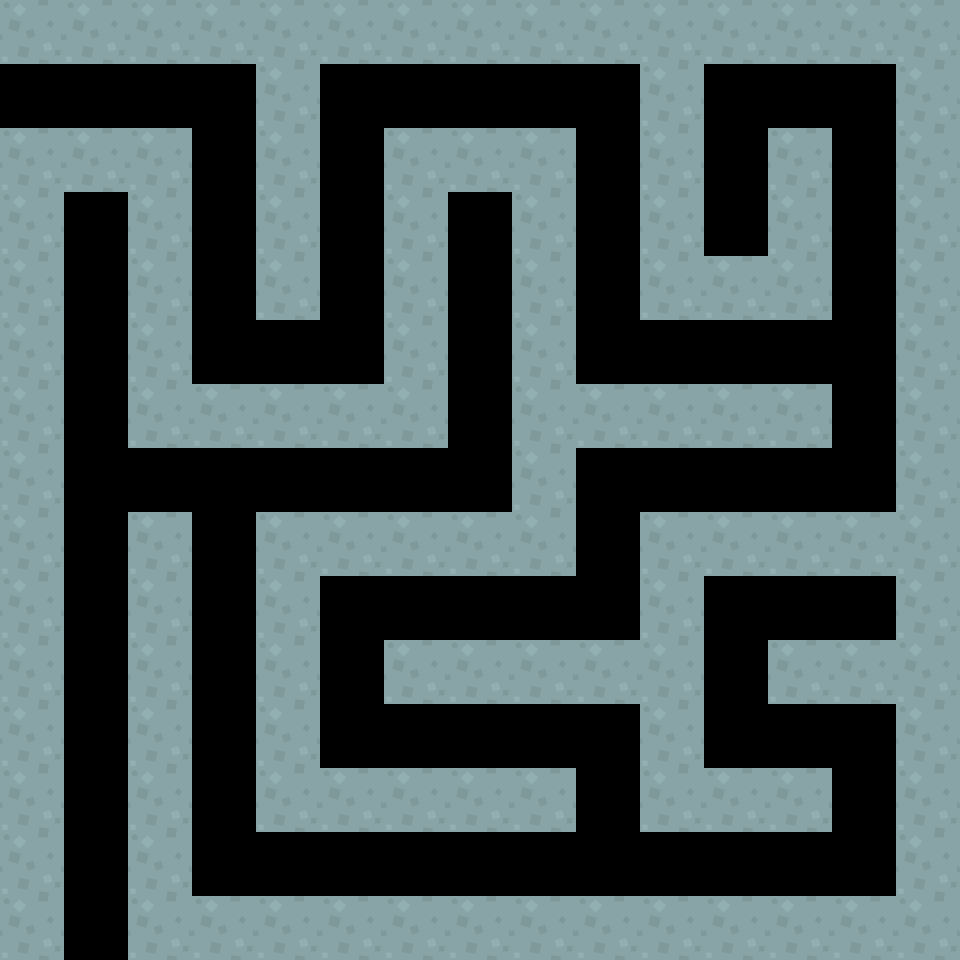

The image is a tile-based game level rendered from a .tmx file. Its description and source (layers, tilesets, objects; grid data summarised) follow:
An orthogonal 15x15 tile map with 64x64 px tiles, 1 tile layer (Platforms) and 1 object.

<map version="1.2" tiledversion="1.3.3" orientation="orthogonal" renderorder="right-down" width="15" height="15" tilewidth="64" tileheight="64" infinite="0" nextlayerid="3" nextobjectid="2">
 <editorsettings>
  <export format="json" />
 </editorsettings>
 <tileset firstgid="1" name="kenney_simple_platformer" tilewidth="64" tileheight="64" tilecount="98" columns="14">
  <image source="../../Documents/GitHub/Group111-2-ProjectComponents/maze_game/src/assets/tilesets/platformPack_tilesheet.png" width="896" height="448" />
 </tileset>
 <layer id="1" name="Platforms" width="15" height="15">
  <data>[225 cells, 126 non-empty, 1 distinct tile ids]</data>
 </layer>
 <objectgroup id="2" name="Spikes">
  <object id="1" gid="76" x="64.6344" y="747.605" width="64" height="64" />
 </objectgroup>
</map>